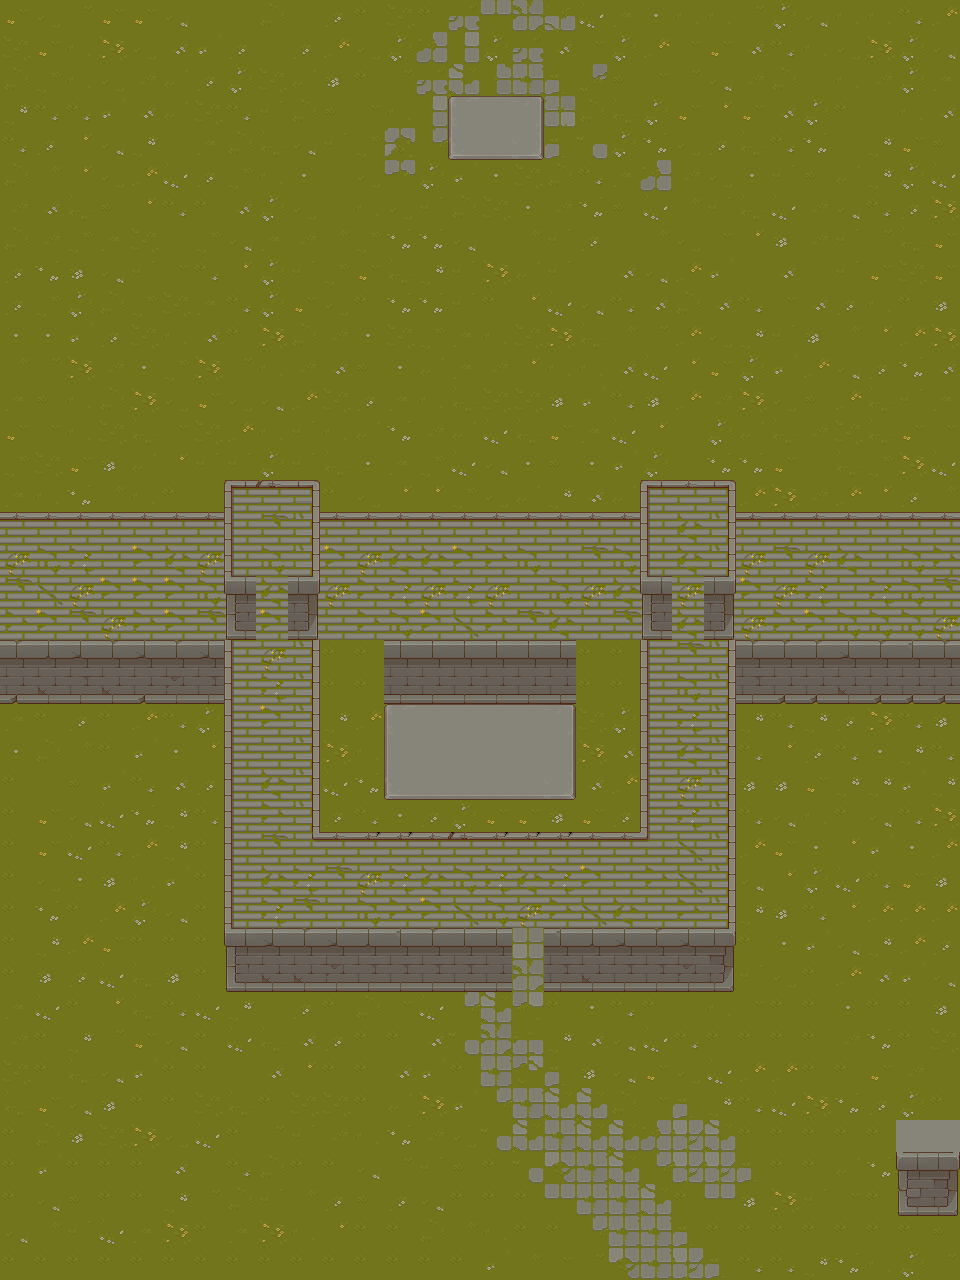

The image is a tile-based game level rendered from a .tmx file. Its description and source (layers, tilesets, objects; grid data summarised) follow:
An orthogonal 30x40 tile map with 32x32 px tiles, 7 tile layers (Grass, Stone floor, Walls_front, Roof_1, ...), 8 tilesets and 165 objects (3x arch, 2x ladder, portal_enter, sign, runestone_1, ...).

<map version="1.10" tiledversion="1.10.1" orientation="orthogonal" renderorder="right-down" width="30" height="40" tilewidth="32" tileheight="32" infinite="0" nextlayerid="20" nextobjectid="353">
 <tileset firstgid="1" source="grass_32x32.tsx" />
 <tileset firstgid="65" source="wall_32x32l.tsx" />
 <tileset firstgid="321" source="flora.tsx" />
 <tileset firstgid="330" source="stones.tsx" />
 <tileset firstgid="337" source="Interactive_objects.tsx" />
 <tileset firstgid="348" source="Buildings.tsx" />
 <tileset firstgid="369" source="stone_ground_32x32.tsx" />
 <tileset firstgid="433" source="Roof.tsx" />
 <layer id="1" name="Grass" width="30" height="40">
  <data>[1200 cells, 996 non-empty, 54 distinct tile ids]</data>
 </layer>
 <layer id="12" name="Stone floor" width="30" height="40">
  <data>[1200 cells, 24 non-empty, 9 distinct tile ids]</data>
 </layer>
 <layer id="3" name="Walls_front" width="30" height="40">
  <data>[1200 cells, 84 non-empty, 22 distinct tile ids]</data>
 </layer>
 <layer id="8" name="Roof_1" width="30" height="40">
  <data>[1200 cells, 136 non-empty, 16 distinct tile ids]</data>
 </layer>
 <objectgroup id="6" name="Interactive_objects">
  <object id="91" name="portal_enter" gid="338" x="433" y="773.5" width="94" height="72" />
  <object id="92" name="sign" gid="344" x="679" y="1195.5" width="27" height="32" />
  <object id="93" name="runestone_1" gid="346" x="406" y="725.5" width="26" height="66">
   <properties>
    <property name="content" value="Это тестовый текст для рунного камня № 1. Это тестовый текст для рунного камня № 1. Это тестовый текст для рунного камня № 1. Это тестовый текст для рунного камня № 1. Это тестовый текст для рунного камня № 1. Это тестовый текст для рунного камня № 1. Это тестовый текст для рунного камня № 1. Это тестовый текст для рунного камня № 1. Это тестовый текст для рунного камня № 1. Это тестовый текст для рунного камня № 1. Это тестовый текст для рунного камня № 1. Это тестовый текст для рунного камня № 1. Это тестовый текст для рунного камня № 1. Это тестовый текст для рунного камня № 1. Это тестовый текст для рунного камня № 1. Это тестовый текст для рунного камня № 1. Это тестовый текст для рунного камня № 1. Это тестовый текст для рунного камня № 1. Это тестовый текст для рунного камня № 1. Это тестовый текст для рунного камня № 1. Это тестовый текст для рунного камня № 1. Это тестовый текст для рунного камня № 1. Это тестовый текст для рунного камня № 1. Это тестовый текст для рунного камня № 1. Это тестовый текст для рунного камня № 1. Это тестовый текст для рунного камня № 1. " />
   </properties>
  </object>
  <object id="94" name="runestone_2" gid="346" x="533" y="725" width="26" height="66">
   <properties>
    <property name="content" value="Это тестовый текст для рунного камня № 2. Это тестовый текст для рунного камня № 2. Это тестовый текст для рунного камня № 2. Это тестовый текст для рунного камня № 2. Это тестовый текст для рунного камня № 2. Это тестовый текст для рунного камня № 2. Это тестовый текст для рунного камня № 2. Это тестовый текст для рунного камня № 2. Это тестовый текст для рунного камня № 2. Это тестовый текст для рунного камня № 2. Это тестовый текст для рунного камня № 2. Это тестовый текст для рунного камня № 2. Это тестовый текст для рунного камня № 2. Это тестовый текст для рунного камня № 2. Это тестовый текст для рунного камня № 2. Это тестовый текст для рунного камня № 2. Это тестовый текст для рунного камня № 2. Это тестовый текст для рунного камня № 2. Это тестовый текст для рунного камня № 2. Это тестовый текст для рунного камня № 2. Это тестовый текст для рунного камня № 2. Это тестовый текст для рунного камня № 2. Это тестовый текст для рунного камня № 2. Это тестовый текст для рунного камня № 2. Это тестовый текст для рунного камня № 2. Это тестовый текст для рунного камня № 2. Это тестовый текст для рунного камня № 2. " />
   </properties>
  </object>
  <object id="95" name="runestone_3" gid="347" x="533" y="791" width="26" height="38">
   <properties>
    <property name="content" value="Это тестовый текст для рунного камня № 3. Это тестовый текст для рунного камня № 3. Это тестовый текст для рунного камня № 3. Это тестовый текст для рунного камня № 3. Это тестовый текст для рунного камня № 3. Это тестовый текст для рунного камня № 3. Это тестовый текст для рунного камня № 3. Это тестовый текст для рунного камня № 3. Это тестовый текст для рунного камня № 3. Это тестовый текст для рунного камня № 3. Это тестовый текст для рунного камня № 3. Это тестовый текст для рунного камня № 3. Это тестовый текст для рунного камня № 3. Это тестовый текст для рунного камня № 3. Это тестовый текст для рунного камня № 3. Это тестовый текст для рунного камня № 3. Это тестовый текст для рунного камня № 3. Это тестовый текст для рунного камня № 3. Это тестовый текст для рунного камня № 3. Это тестовый текст для рунного камня № 3. Это тестовый текст для рунного камня № 3. Это тестовый текст для рунного камня № 3. Это тестовый текст для рунного камня № 3. Это тестовый текст для рунного камня № 3. Это тестовый текст для рунного камня № 3. Это тестовый текст для рунного камня № 3. Это тестовый текст для рунного камня № 3. " />
   </properties>
  </object>
  <object id="96" name="runestone_4" gid="345" x="405.5" y="793" width="26" height="52">
   <properties>
    <property name="content" value="Это тестовый текст для рунного камня № 4. Это тестовый текст для рунного камня № 4. Это тестовый текст для рунного камня № 4. Это тестовый текст для рунного камня № 4. Это тестовый текст для рунного камня № 4. Это тестовый текст для рунного камня № 4. Это тестовый текст для рунного камня № 4. Это тестовый текст для рунного камня № 4. Это тестовый текст для рунного камня № 4. Это тестовый текст для рунного камня № 4. Это тестовый текст для рунного камня № 4. Это тестовый текст для рунного камня № 4. Это тестовый текст для рунного камня № 4. Это тестовый текст для рунного камня № 4. Это тестовый текст для рунного камня № 4. Это тестовый текст для рунного камня № 4. Это тестовый текст для рунного камня № 4. Это тестовый текст для рунного камня № 4. Это тестовый текст для рунного камня № 4. Это тестовый текст для рунного камня № 4. Это тестовый текст для (last)рунного камня № 4. Это тестовый текст для рунного камня № 4. Это тестовый текст для рунного камня № 4. " />
   </properties>
  </object>
  <object id="101" name="door" gid="339" x="507.25" y="982.688" width="41" height="50" />
  <object id="109" name="chest_1" gid="340" x="928.667" y="1224" width="32" height="31" />
  <object id="257" name="portal_exit" gid="338" x="449" y="162" width="94" height="72" />
  <object id="258" name="statue_1" gid="337" x="381.667" y="95.6667" width="37" height="72" />
  <object id="259" name="statue_2" gid="337" x="573.667" y="96" width="37" height="72" />
  </objectgroup>
 <layer id="19" name="Walls_front_second_floor" width="30" height="40">
  <data>[1200 cells, 8 non-empty, 4 distinct tile ids]</data>
 </layer>
 <objectgroup id="16" name="Interactive_objects_second_floor">
  <!-- 150 objects omitted --></objectgroup>
 <objectgroup id="4" name="Trees">
  <!-- 148 objects omitted --></objectgroup>
 <layer id="13" name="Walls_back" width="30" height="40">
  <data>[1200 cells, 81 non-empty, 11 distinct tile ids]</data>
 </layer>
 <layer id="9" name="Roof_2" width="30" height="40">
  <data>[1200 cells, 18 non-empty, 11 distinct tile ids]</data>
 </layer>
 <objectgroup id="7" name="Buildings">
  <!-- 77 objects omitted --></objectgroup>
 <objectgroup id="11" name="Small_plants">
  <!-- 72 objects omitted --></objectgroup>
 <objectgroup id="5" name="Stones">
  <!-- 27 objects omitted --></objectgroup>
 <objectgroup id="15" name="Borders_second_floor">
  <!-- 16 objects omitted --></objectgroup>
 <objectgroup id="17" name="Borders_first_floor">
  <!-- 8 objects omitted --></objectgroup>
</map>
<!-- 154 of 165 objects omitted -->
